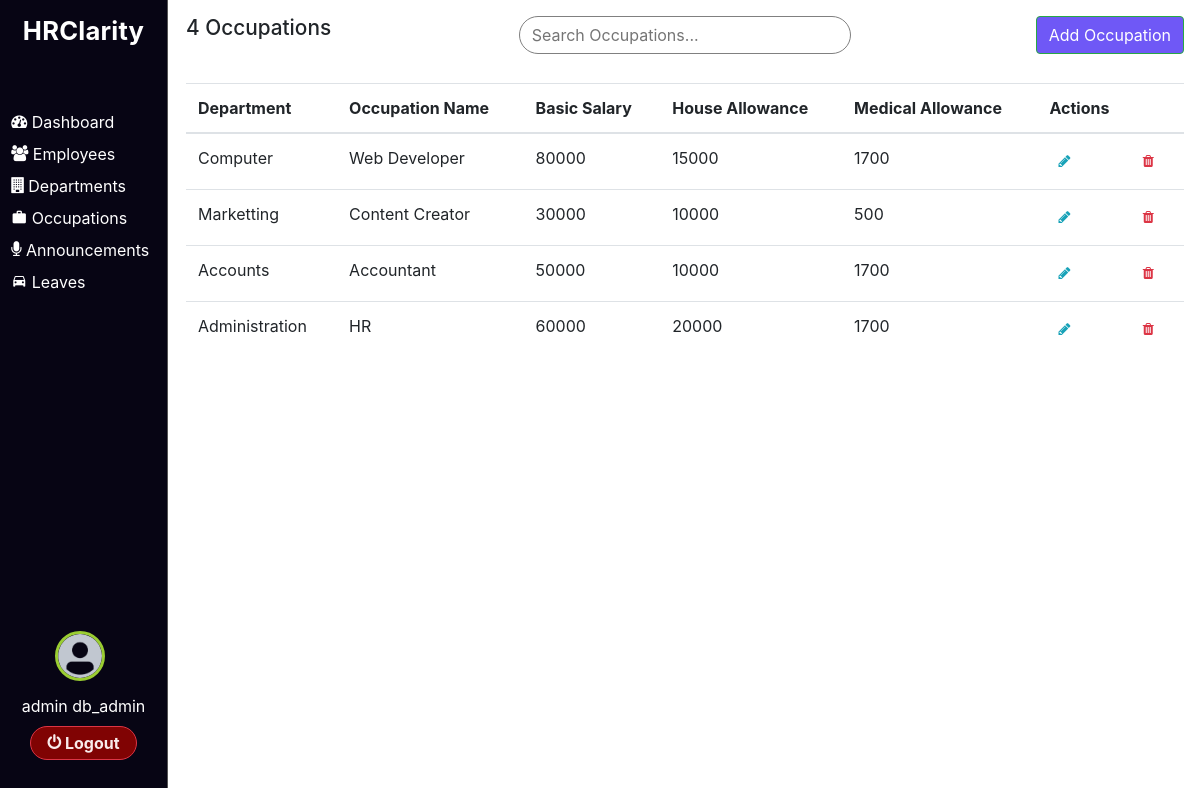
The app's page /app/views/occupations.php (signed in) with its own data.
### tables this page shows
CREATE TABLE `occupations` (
  `id` int(100) NOT NULL,
  `department_id` int(100) DEFAULT NULL,
  `occupation_name` varchar(30) NOT NULL,
  `basic_salary` double NOT NULL,
  `house_allowance` double NOT NULL,
  `medical_allowance` double NOT NULL
);

CREATE TABLE `departments` (
  `id` int(100) NOT NULL,
  `department_name` varchar(45) NOT NULL,
  `date_created` date NOT NULL DEFAULT current_timestamp()
);

### app/controllers/occupations.php (called while the page is built, shortened)
<?php
include_once "../core/init.php";
function fetch_occupations()
{
    global $db_connection;
    $query = $db_connection->query("SELECT
        *,
        occupations.id AS id,
        departments.department_name,
        COALESCE(occupations.department_id, 'N/A') AS department_id
        FROM occupations
        LEFT JOIN departments ON occupations.department_id = departments.id
    ");
    return mysqli_fetch_all($query, 1);
}
function count_occupations(): int
{
    return count(fetch_occupations());
}

### app/views/occupations.php (the view, shortened to what this page needs)
<?php
    include_once "../controllers/occupations.php";
?>
<main>
    <section class="Occupations">
        <div class="top_navbar">
            <h1><?= count_occupations() ?> Occupations</h1>
            <input type="text" id="myInput" onkeyup="searchFunction()" placeholder="Search Occupations...">
            <div class="add_occupation">
                <a href="./post_occupation.php" class="btn btn-success submit_btn">Add Occupation</a>
            </div>
        </div>
        <div class="displayed_departments">
            <table class="table table_hover table-stripped">
                <thead>
                    <tr>
                        <th>Department</th>
                        <th>Occupation Name</th>
                        <th>Basic Salary</th>
                        <th>House Allowance</th>
                        <th>Medical Allowance</th>
                        <th>Actions</th>
                    </tr>
                </thead>
                <tbody>
                    <?php foreach(fetch_occupations() as $occupation): ?>
                    <tr class="searchable">
                        <td class="<?php if($occupation['department_name'] == "") echo "text-danger" ?>">
                            <?php
                                if($occupation['department_name'] == "") echo "Undefined";
                                else echo $occupation['department_name'];
                            ?>
                        </td>
                        <td><?= $occupation['occupation_name'] ?></td>
                        <td><?= $occupation['basic_salary'] ?></td>
                        <td><?= $occupation['house_allowance'] ?></td>
                        <td><?= $occupation['medical_allowance'] ?></td>
                        <td>
                            <div class="row">
                                <div class="col">
                                    <a href="update_occupation.php?id=<?=$occupation['id']?>" class="btn btn-sm mr-2"><span class="icon-pencil text-info"></span></a>
                                </div>
                                <div class="col">
                                    <form
                                    action="<?php echo htmlspecialchars($_SERVER["PHP_SELF"]); ?>"
                                    method="post"
                                    class="form-inline ml-2"
                                    onsubmit="return confirm('Are you sure you want to delete this occupation?');"
                                    >
                                        <button class="btn btn-sm" type="submit" name="delete_occupation">
                                            <span class="icon-trash text-danger"></span>
                                        </button>
                                </form>
                                </div>
                            </div>
                        </td>
                    </tr>
                    <?php endforeach; ?>
                </tbody>
            </table>
        </div>
    </section>
</main>

### assets/css/icomoon.css (style rules this page uses)
[class^="icon-"], [class*=" icon-"] { font-family: 'icomoon' !important; speak: none; font-style: normal; font-weight: normal; font-variant: normal; text-transform: none; line-height: 1; -webkit-font-smoothing: antialiased; -moz-osx-font-smoothing: grayscale; }
.icon-pencil:before { content: "\f040"; }
.icon-trash:before { content: "\f1f8"; }

### assets/css/styles.css (style rules this page uses)
* { margin: 0; padding: 0; box-sizing: border-box; }
.Occupations .top_navbar .add_occupation { text-align: right; }
main { margin-left: calc(14% + 2px); background: rgb(255, 255, 255); }
main section { padding: 0.2em 1em; }
.top_navbar { display: grid; grid-template-columns: repeat(3, 1fr); padding: 0.8em 0; margin: 0 0 1em 0; }
.top_navbar h1 { font-size: 1.3em; }
.top_navbar #myInput { border: 1px solid grey; border-radius: 32px; padding: 4px 12px; }
.submit_btn { background: rgb(111, 88, 246); }

### records on screen
occupations: department.department_name "Computer", occupation_name "Web Developer", basic_salary "80000", house_allowance "15000", medical_allowance "1700"
occupations: department.department_name "Marketting", occupation_name "Content Creator", basic_salary "30000", house_allowance "10000", medical_allowance "500"
occupations: department.department_name "Accounts", occupation_name "Accountant", basic_salary "50000", house_allowance "10000", medical_allowance "1700"
occupations: department.department_name "Administration", occupation_name "HR", basic_salary "60000", house_allowance "20000", medical_allowance "1700"

### other values on screen
$_SESSION['user_first_name'] "admin"
$_SESSION['user_last_name'] "db_admin"
count_occupations() "4"
